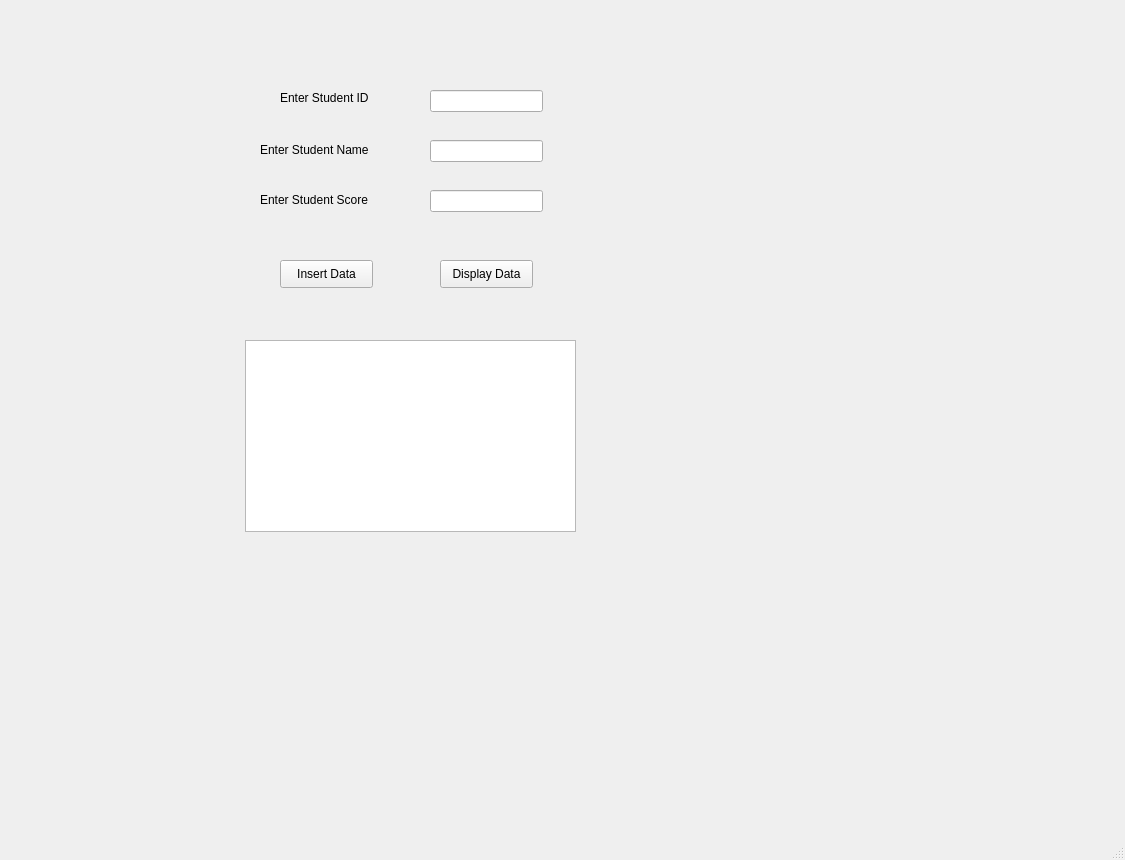
<?xml version="1.0" encoding="UTF-8"?>
<ui version="4.0">
 <class>studentPreformance</class>
 <widget class="QMainWindow" name="studentPreformance">
  <property name="geometry">
   <rect>
    <x>0</x>
    <y>0</y>
    <width>1125</width>
    <height>860</height>
   </rect>
  </property>
  <property name="font">
   <font>
    <family>Segoe UI</family>
    <pointsize>9</pointsize>
   </font>
  </property>
  <property name="windowTitle">
   <string>Student Preformance</string>
  </property>
  <widget class="QWidget" name="centralwidget">
   <widget class="QLabel" name="lbId">
    <property name="geometry">
     <rect>
      <x>280</x>
      <y>90</y>
      <width>111</width>
      <height>16</height>
     </rect>
    </property>
    <property name="text">
     <string>Enter Student ID</string>
    </property>
   </widget>
   <widget class="QLineEdit" name="txtId">
    <property name="geometry">
     <rect>
      <x>430</x>
      <y>90</y>
      <width>113</width>
      <height>22</height>
     </rect>
    </property>
   </widget>
   <widget class="QLabel" name="lblName">
    <property name="geometry">
     <rect>
      <x>260</x>
      <y>140</y>
      <width>141</width>
      <height>20</height>
     </rect>
    </property>
    <property name="text">
     <string>Enter Student Name</string>
    </property>
   </widget>
   <widget class="QLineEdit" name="txtName">
    <property name="geometry">
     <rect>
      <x>430</x>
      <y>140</y>
      <width>113</width>
      <height>22</height>
     </rect>
    </property>
   </widget>
   <widget class="QLabel" name="lnlScore">
    <property name="geometry">
     <rect>
      <x>260</x>
      <y>190</y>
      <width>131</width>
      <height>20</height>
     </rect>
    </property>
    <property name="text">
     <string>Enter Student Score</string>
    </property>
   </widget>
   <widget class="QLineEdit" name="txtScore">
    <property name="geometry">
     <rect>
      <x>430</x>
      <y>190</y>
      <width>113</width>
      <height>22</height>
     </rect>
    </property>
   </widget>
   <widget class="QPushButton" name="btnInsert">
    <property name="geometry">
     <rect>
      <x>280</x>
      <y>260</y>
      <width>93</width>
      <height>28</height>
     </rect>
    </property>
    <property name="text">
     <string>Insert Data</string>
    </property>
   </widget>
   <widget class="QPushButton" name="btnDisplay">
    <property name="geometry">
     <rect>
      <x>440</x>
      <y>260</y>
      <width>93</width>
      <height>28</height>
     </rect>
    </property>
    <property name="text">
     <string>Display Data</string>
    </property>
   </widget>
   <widget class="QTableWidget" name="studentTableWidget">
    <property name="geometry">
     <rect>
      <x>245</x>
      <y>340</y>
      <width>331</width>
      <height>192</height>
     </rect>
    </property>
   </widget>
  </widget>
  <widget class="QMenuBar" name="menubar">
   <property name="geometry">
    <rect>
     <x>0</x>
     <y>0</y>
     <width>1125</width>
     <height>26</height>
    </rect>
   </property>
  </widget>
  <widget class="QStatusBar" name="statusbar"/>
 </widget>
 <resources/>
 <connections/>
</ui>
